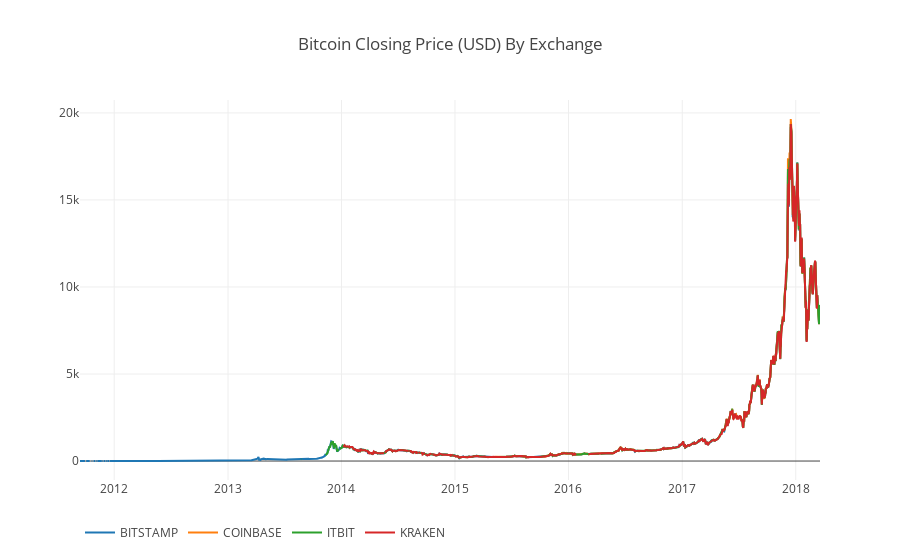

The notebook cell saved with this chart:
### Markdown cell above
Although the four series follow roughly the same path, there are various irregularities in each that should be eliminated. Since the price of Bitcoin has never been equal to zero in the timeframe that I was examining it makes sense to remove all of the zero values from the combined dataframe.

### Code cell
# Remove "0" values
btc_usd_datasets_close.replace(0, np.nan, inplace=True)
btc_usd_datasets_open.replace(0, np.nan, inplace=True)
btc_usd_datasets_high.replace(0, np.nan, inplace=True)
btc_usd_datasets_low.replace(0, np.nan, inplace=True)

# Plot the cleaned dataframe
df_scatter(btc_usd_datasets_close, 'Bitcoin Closing Price (USD) By Exchange')

### Figure 1 — Plotly figure (JSON) as saved in the notebook; plotly's stock layout.template omitted (floating-point values rounded to 4 significant figures; data arrays with more than 128 entries replaced by an {"elided": "..."} marker saying what was removed)
{"data": [{"name": "BITSTAMP", "type": "scatter", "visible": "visible", "x": {"elided": "2381 str values"}, "y": {"elided": "2381 float values"}}, {"name": "COINBASE", "type": "scatter", "visible": "visible", "x": {"elided": "2381 str values"}, "y": {"elided": "2381 float values"}}, {"name": "ITBIT", "type": "scatter", "visible": "visible", "x": {"elided": "2381 str values"}, "y": {"elided": "2381 float values"}}, {"name": "KRAKEN", "type": "scatter", "visible": "visible", "x": {"elided": "2381 str values"}, "y": {"elided": "2381 float values"}}], "layout": {"legend": {"orientation": "h"}, "title": "Bitcoin Closing Price (USD) By Exchange", "xaxis": {"type": "date"}, "yaxis": {"showticklabels": true, "title": "", "type": "linear"}}}
